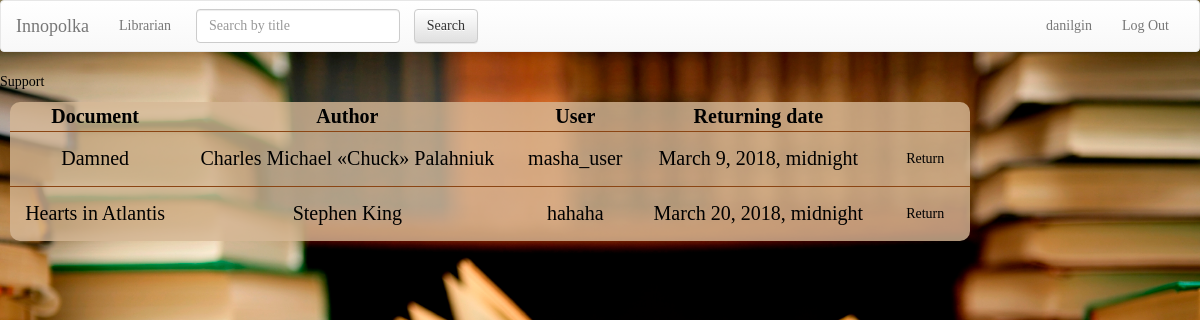
/checked_out_docs/ (signed in), run on an earlier commit of the app's database.
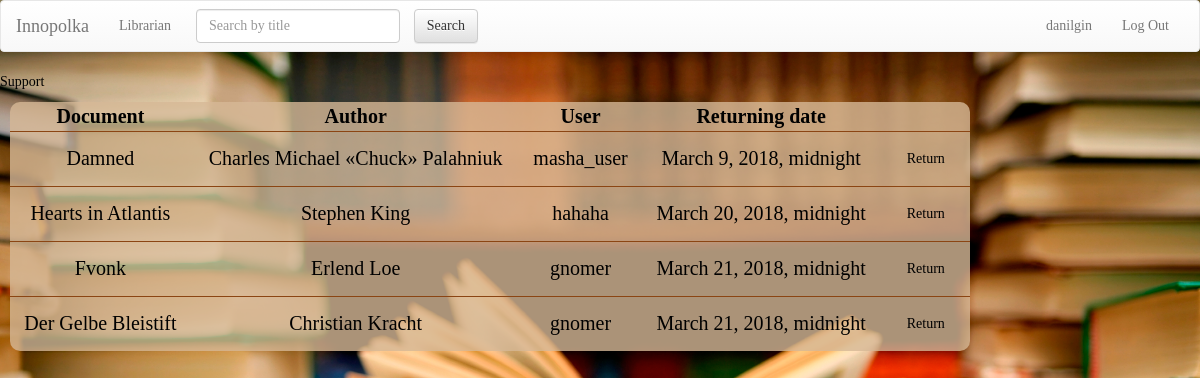
And on a later commit of the database.
### Documents/models.py (models this page shows, shortened)
class DocumentCopy(models.Model):
    doc = models.ForeignKey(Document, blank=True, default=None, on_delete=models.CASCADE) # link document which is checked out
    checked_up_by_whom = models.ForeignKey(User, blank=True, default=None, on_delete=models.CASCADE) # link to holder
    date = models.DateTimeField(default=str(datetime.datetime.today().strftime("%Y-%m-%d %H:%M")))
    returning_date = models.DateTimeField(default=str(datetime.datetime.today().strftime("%Y-%m-%d %H:%M")))
    time_left = models.CharField(null=True, max_length=250)
    fine_price = models.IntegerField(null=True)
    renewed = models.BooleanField(default=False)
    class Meta:
        verbose_name_plural = 'Document copies'

class Document(models.Model):
    title = models.CharField(max_length=250)
    price = models.IntegerField()
    keywords = models.CharField(max_length=250) # the list of keywords stored in string
    authors = models.CharField(max_length=250) # the list of authors in string format splitted by space
    cover = models.CharField(max_length=1000, default="https://lh3.googleusercontent.com/zqfUbCXdb1oGmsNEzNxTjQU5ZlS3x46nQoB83sFbRSlMnpDTZgdVCe_LvCx-rl7sOA=w300")
    copies = models.PositiveIntegerField(default=1)
    type = models.CharField(max_length=100, default='Document')
    is_bestseller = models.BooleanField(default=False)
    is_reference = models.BooleanField(default=False)
    level = models.PositiveIntegerField(default=1)
    room = models.PositiveIntegerField(default=1)

### Documents/views.py (the view)
# urls.py: url(r'^checked_out_docs/$', views.CheckedOutDocsView.as_view(), name='checked_out_docs'),
class CheckedOutDocsView(ListView):
    model = DocumentCopy
    template_name = 'Documents/checked_out_docs.html'
    context_object_name = 'document_copies'
    paginate_by = 20
    def get(self, request, *args, **kwargs):
        if request.user.is_staff:
            return super().get(request, *args, **kwargs)
        return redirect('/')

### Documents/templates/Documents/checked_out_docs.html (shortened to what this page needs)
{% extends 'Documents/base.html'  %}
{% load staticfiles %}
{% block body  %}
<table>
    <tr>
        <th class="cen">Document</th>
        <th class="cen">Author</th>
        <th class="cen">User</th>
        <th class="cen">Returning date</th>
    </tr>
    <tr>
        {% for copy in document_copies %}
        <td><a href="/{{ copy.doc.id }}/">{{ copy.doc.title }}</a></td>
        <td>{{ copy.doc.authors }}</td>
        <td><a href="/user/?id={{ copy.checked_up_by_whom.id }}">{{ copy.checked_up_by_whom }}</a></td>
        <td>{{ copy.returning_date}}</td>
        <td><a class="btn" href="/requests/return/?copy_id={{ copy.id }}" onclick="
        return confirm('Return {{copy.doc.title}} from {{copy.checked_up_by_whom.username}} back?');
">Return</a></td>
    </tr>
    {% endfor %}
</table>
{% endblock %}

What changed in the data, as far as the page shows it:
added DocumentCopy: doc "Fvonk", doc.authors "Erlend Loe", checked_up_by_whom "gnomer", returning_date "March 21, 2018, midnight"
added DocumentCopy: doc "Der Gelbe Bleistift", doc.authors "Christian Kracht", checked_up_by_whom "gnomer", returning_date "March 21, 2018, midnight"
